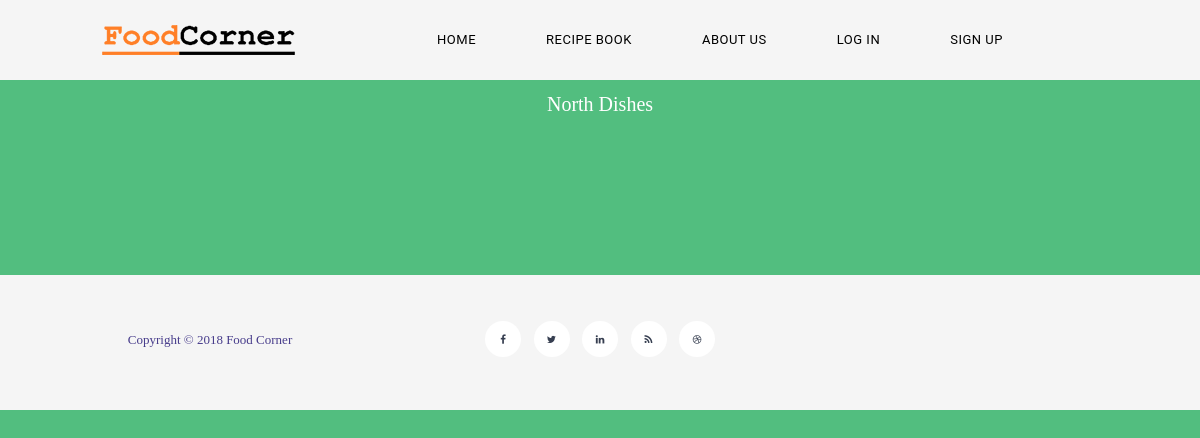
The page /regions/region/3 on the database as committed earlier.
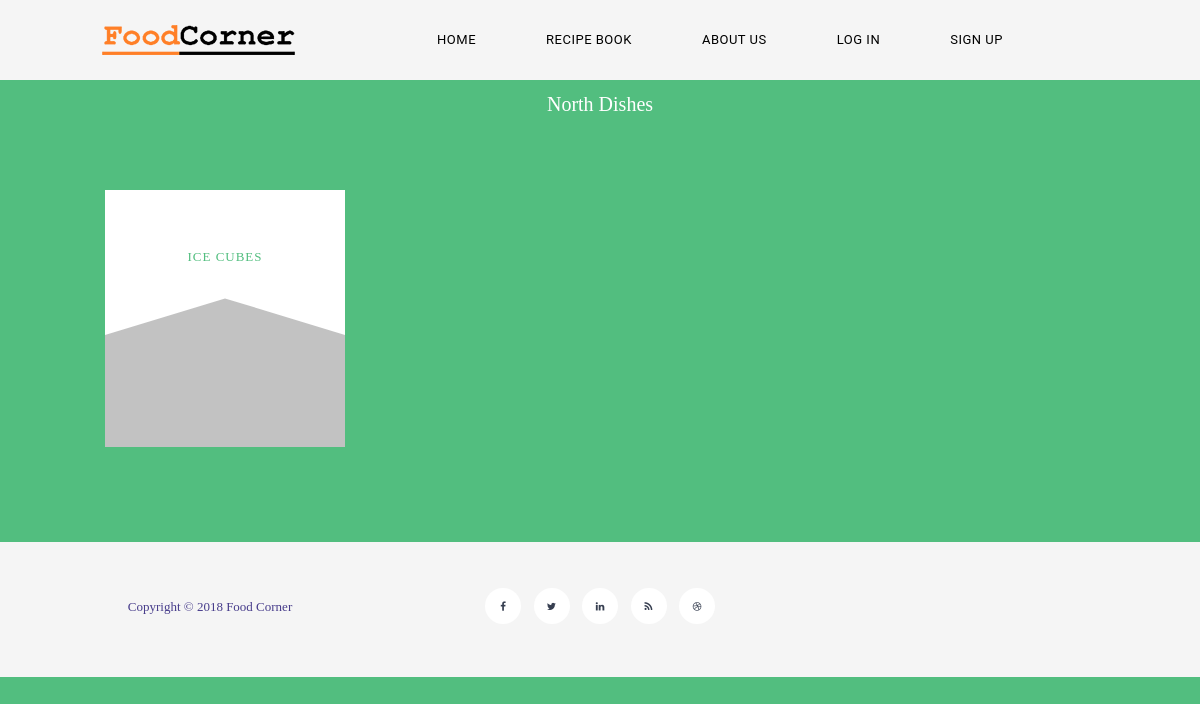
The same page on the database as committed later.
### tables this page shows
CREATE TABLE `region` (
  `region_id` int(11) NOT NULL,
  `region_name` varchar(255) NOT NULL,
  `region_photo` varchar(255) NOT NULL DEFAULT 'assets/Recipe/img/rec1.jpg',
  `region_description` text NOT NULL
);

CREATE TABLE `recipe` (
  `r_id` bigint(20) NOT NULL,
  `ing_list_id` bigint(20) NOT NULL,
  `r_name` varchar(60) NOT NULL,
  `r_type` varchar(255) NOT NULL,
  `r_time_created` timestamp NOT NULL DEFAULT CURRENT_TIMESTAMP,
  `r_id_region` varchar(60) NOT NULL,
  `r_country` varchar(60) NOT NULL,
  `r_photo` varchar(255) NOT NULL DEFAULT '0.jpeg',
  `recipe_text` text NOT NULL,
  `r_description` text NOT NULL,
  `r_price` int(11) NOT NULL,
  `r_time` int(11) NOT NULL,
  `r_serve` int(11) NOT NULL
);

### application/controllers/Regions.php (called while the page is built, shortened)
<?php
class Regions extends CI_Controller {
	public function region($region)
	{
		$data['recipes'] = $this->recipe_model->get_region($region);
		$data['region'] = $this->region_model->get_regions($region);
		if($this->recipe_model->get_region($region)){
			if (!isset($_SESSION['email'])) {
				$this->load->view('template/header');
				$this->load->view('Recipe2/Region',$data);
				$this->load->view('template/footer');
			}
			else{
				$this->load->view('template/headerlogin');
				$this->load->view('Recipe2/Region',$data);
				$this->load->view('template/footer');
			}
		}
		else{
			if (!isset($_SESSION['email'])) {
				$this->load->view('template/header');
				$this->load->view('Recipe2/Region',$data);
				$this->load->view('template/footer');
			}
			else{
				$this->load->view('template/headerlogin');
				$this->load->view('Recipe2/Region',$data);
				$this->load->view('template/footer');
			}
		}
	}
}

### index.php (called while the page is built, shortened)
<?php
require_once BASEPATH.'core/CodeIgniter.php';

### application/models/region_model.php (called while the page is built, shortened)
<?php
class region_model extends CI_Model {
	public function get_regions($region){
		$this->db->where('region_id',$region);
    	$result = $this->db->get('region');
    	return $result->row_array();
	}
}

### application/models/recipe_model.php (called while the page is built, shortened)
<?php
class recipe_model extends CI_Model {
    public function get_region($region){
    	$this->db->where('r_id_region',$region);
		$result = $this->db->get('recipe');
		return $result->result_array();
    }
}

### application/views/Recipe2/Region.php (the view, shortened to what this page needs)
<!DOCTYPE html>
<html lang="en" class="demo-3 no-js">
	<head>
	</head>
	<body>
		<link rel="stylesheet" type="text/css" href="<?php echo base_url('assets/Recipe/css/normalize.css'); ?>" />
		<link rel="stylesheet" type="text/css" href="<?php echo base_url('assets/Recipe/css/demo2.css'); ?>" />
		<link rel="stylesheet" type="text/css" href="<?php echo base_url('assets/Recipe/css/component.css'); ?>" />
		<h1 text align = "center"><?php echo ucfirst($region['region_name']); ?> Dishes</h1>
			<section id="grid" class="grid clearfix">
				<?php foreach($recipes as $recipe):?>
				<a href="<?php echo site_url('recipe/'.$recipe['r_id']);?>" data-path-hover="M 0,0 0,38 90,58 180.5,38 180,0 z">
					<figure>
						<br><br>
						<img src="<?php echo base_url('assets/Recipe/photo/').$recipe['r_photo'];?>" alt = "<?php echo $recipe['r_name'];?>" height="228"/>
						<svg viewBox="0 0 180 320" preserveAspectRatio="none"><path d="M 0 0 L 0 182 L 90 136.5 L 180 182 L 180 0 L 0 0 z "/></svg>
						<figcaption>
							<h2><?php echo $recipe['r_name'];?><br><br></h2>
						</figcaption>
					</figure>
				</a>
				<?php endforeach; ?>
			</section>
		</div>
	</body>
</html>

### application/views/template/header.php (shortened to what this page needs)
<html>
    <head>
        <link rel="stylesheet" href="<?php echo base_url('assets/FoodC/css/bootstrap.min.css'); ?>">
        <link rel="stylesheet" href="<?php echo base_url('assets/FoodC/css/carousel.css'); ?>">
        <link rel="stylesheet" href="<?php echo base_url('assets/FoodC/css/fontAwesome.css') ?>">
        <link rel="stylesheet" href="<?php echo base_url('assets/FoodC/css/templatemo-style.css') ?>">
        <div class="header">
            <nav class="navbar navbar-inverse" role="navigation">
                <div id="logo-nav">
                    <img src="<?php echo base_url();?>assets/FoodC/img/logo-nav.png" alt="Logo">
                </div>
                <div id="main-nav" class="collapse navbar-collapse">
                    <ul class="nav navbar-nav">
                        <li><a href="<?php echo base_url();?>">Home</a></li>
                        <li><a href="<?php echo site_url('/RecipeBook');?>">Recipe Book</a></li>
                        <li><a href="<?php echo site_url('/AboutUsView');?>">About Us</a></li>
                        <li><a href="<?php echo site_url('/LoginView')?>" >Log in</a></li>
                        <li><a href="<?php echo site_url('/SignupView')?>" >Sign up</a></li>
                    </ul>
                </div>
            </nav>
        </div>
    </head>
<body>
    <div>

### application/views/template/footer.php (shortened to what this page needs)
</body>
    <footer>
        <div class="container">
            <div class="row">
                <div class="col-md-4">
                    <p>Copyright &copy; 2018 Food Corner</p>
                </div>
                <div class="col-md-4">
                    <ul class="social-icons">
                        <li><a rel="nofollow" href="#" target="_parent"><i class="fa fa-facebook"></i></a></li>
                        <li><a href="#"><i class="fa fa-twitter"></i></a></li>
                        <li><a href="#"><i class="fa fa-linkedin"></i></a></li>
                        <li><a href="#"><i class="fa fa-rss"></i></a></li>
                        <li><a href="#"><i class="fa fa-dribbble"></i></a></li>
                    </ul>
                </div>
            </div>
        </div>
    </footer>
</html>

### assets/FoodC/css/carousel.css (style rules this page uses)
* { box-sizing: border-box; }
body { font-family: Verdana, sans-serif; }
img { vertical-align: middle; }

### assets/FoodC/css/templatemo-style.css (style rules this page uses)
* { margin: 0; padding: 0; font-family: Tahoma; }
body { overflow-x: hidden; background-color: #f5f5f5; }
ul { list-style: none; margin: 0px; }
p { color: #9a9a9a; font-size: 13px; line-height: 24px; }
.header { width: 100%; padding: 0; z-index: 10000; transition: all 0.2s ease-in-out; background-color: #f5f5f5; text-align: center; }
.navbar-inverse .navbar-brand, .navbar-inverse .navbar-nav>li>a { text-shadow: none; }
#logo-nav { float: left; padding: 10px 0px; margin-left: 100px; width: 150px; }
#main-nav { padding: 15px 0px; float: right; position:relative; left:-40%; text-align: left; }
.nav { list-style:none; position:relative; left:50%; }
.navbar-nav li { margin: 0px 20px; }
.navbar-nav li a { font-family: 'Roboto', sans-serif; font-size: 13px; text-transform: uppercase; color: #000000!important; letter-spacing: 0.5px; }
.navbar-inverse { background-image: none; background-color: transparent; }
.header .navbar { margin: 0; border: none; }
footer { background-color: #f5f5f5; line-height: 130px; text-align: center; }
footer p { line-height: 120px; color: #473C8B; margin-top: 5px; }
footer ul { list-style: none; padding: 0; margin: 0; }
footer ul li { display: inline-block; margin: 0px 5px; }
footer ul li i { width: 36px; height: 36px; border: 1px; display: inline-block; text-align: center; line-height: 36px!important; background-color: #fff; border-radius: 50%; color: #363e50; transition: all 0.5s; }

### assets/Recipe/css/demo2.css (style rules this page uses)
*, *:after, *:before { -webkit-box-sizing: border-box; -moz-box-sizing: border-box; box-sizing: border-box; }
body { background: #333; color: #fff; font-weight: 400; font-size: 1em; font-family: 'Lato', Arial, sans-serif; }
a, button { outline: none; }
a { color: #f0f0f0; text-decoration: none; }
.clearfix:before, .clearfix:after { content: " "; display: table; }
.clearfix:after { clear: both; }

### assets/Recipe/css/component.css (style rules this page uses)
.grid { margin: 40px auto 120px; max-width: 1000px; width: 90%; }
.grid a { float: left; max-width: 250px; width: 25%; color: #333; }
.grid a:nth-child(odd) { margin: 30px 0 -30px 0; }
.grid figure { position: relative; overflow: hidden; margin: 5px; background: #333; }
.grid figure img { position: relative; display: block; width: 100%; opacity: 0.7; -webkit-transition: opacity 0.3s; transition: opacity 0.3s; }
.grid figcaption { position: absolute; top: 0; z-index: 11; padding: 10px; width: 100%; height: 100%; text-align: center; }
.grid figcaption h2 { margin: 0 0 20px 0; color: #3498db; text-transform: uppercase; letter-spacing: 1px; font-weight: 300; font-size: 130%; -webkit-transition: -webkit-transform 0.3s; transition: transform 0.3s; }
.grid figcaption h2, .grid figcaption p { -webkit-transform: translateY(50px); transform: translateY(50px); }
.grid figcaption, .grid figcaption h2, .grid figcaption p, .grid figure button { -webkit-backface-visibility: hidden; backface-visibility: hidden; }
.grid svg { position: absolute; top: -1px; z-index: 10; width: 100%; height: 100%; }
.demo-2 .grid figcaption h2, .demo-2 .grid figcaption p, .demo-3 .grid figcaption h2, .demo-3 .grid figcaption p { -webkit-transition-timing-function: cubic-bezier(0.250, 0.250, 0.115, 1); -webkit-transition-timing-function: cubic-bezier(0.250, 0.250, 0.115, 1.445); timing-function: cubic-bezier(0.250, 0.250, 0.115, 1.445); }
.demo-3 body { background: #52be7f; }
.demo-3 .grid figcaption h2 { color: #52be7f; }

Rows that differ between the two databases and show on the page:
added recipe: r_photo (picture), r_name "ICE CUBES"
